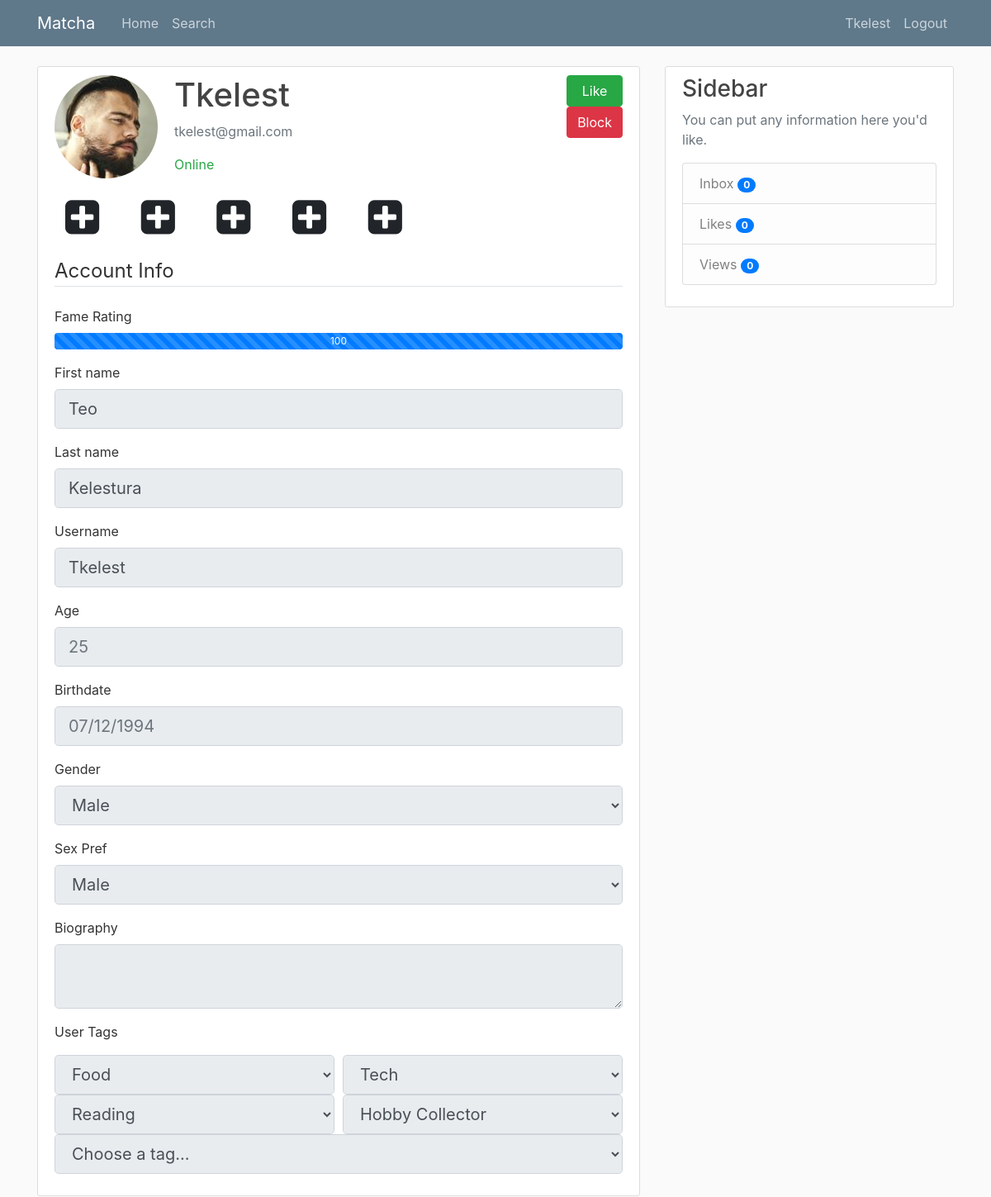
Before: /user/Tkelest (signed in) with the older database file.
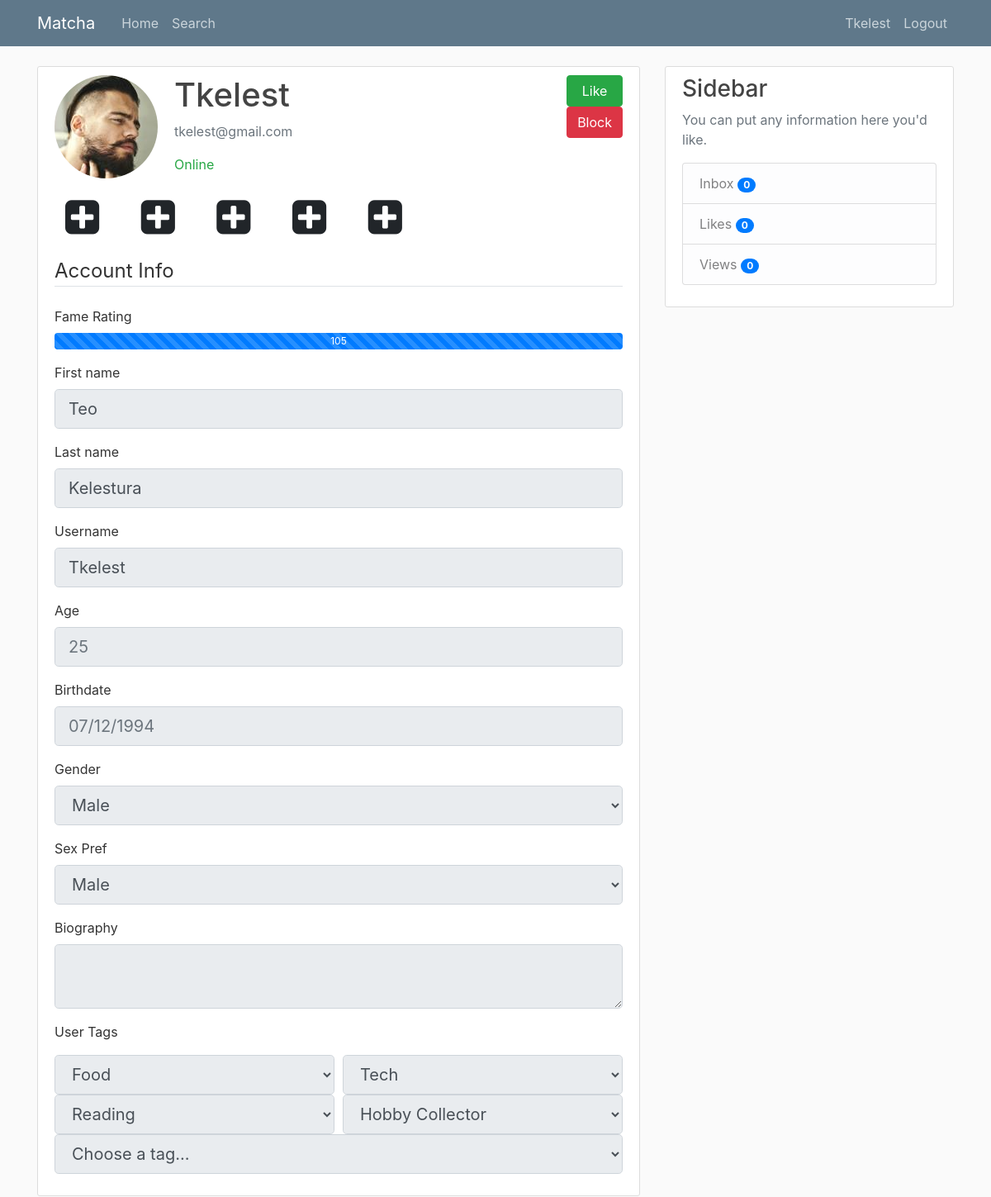
After: the same page with the newer database file.
### tables this page shows
CREATE TABLE users (
            user_id INTEGER PRIMARY KEY AUTOINCREMENT,
            firstname TEXT NOT NULL,
            lastname TEXT NOT NULL,
            age INTEGER NOT NULL,
            birthdate TEXT NOT NULL,
            username TEXT NOT NULL,
            email TEXT NOT NULL,
            password TEXT NOT NULL,
            gender TEXT NOT NULL,
            sexual_pref TEXT NULL,
            biography TEXT NULL,
            famerating INTEGER DEFAULT 100,
            image_file_p TEXT DEFAULT "default.jpg",
            image_file_1 TEXT NULL,
            image_file_2 TEXT NULL,
            image_file_3 TEXT NULL,
            image_file_4 TEXT NULL,
            image_file_5 TEXT NULL,
            geo_track TEXT DEFAULT "1",
            location_city TEXT NULL,
            location_region TEXT NULL,
            lat_data INTEGER NULL,
            long_data INTEGER NULL,
            last_seen TEXT NULL
            );

### matcha/routes.py (the view)
@app.route('/user/<username>', methods=['GET', 'POST'])
def user_profile(username):
    form = UpdateAccountForm()
    conn = sql.connect('matcha\\users.db')
    cur = conn.cursor()
    cur.execute("SELECT * FROM users WHERE username=:username", {'username': username})
    user = cur.fetchone()
    userClass = User(user[0], user[1], user[2], user[3], user[4], user[5], user[6],
                user[7], user[8], user[9], user[10], user[11], user[12], user[13],
                user[14], user[15], user[16], user[17], user[18],
                user[19], user[20], user[21], user[22], user[23])
    print ('++++++++++++++++++++++++++++++++++++ User Data=>',userClass)
    form.firstname.data     = userClass.firstname
    form.lastname.data      = userClass.lastname
    form.username.data      = userClass.username
    form.email.data         = userClass.email
    form.gender.data        = userClass.gender
    form.sexual_pref.data   = userClass.sexual_pref
    form.biography.data     = userClass.biography
    form.geo_tag.data       = userClass.geo_track
    cur.execute("SELECT * FROM tags WHERE user_id=:user_id", {'user_id': userClass.user_id})
    tags = cur.fetchall()
    form.user_tag1.data = tags[0][1]
    form.user_tag2.data = tags[1][1]
    form.user_tag3.data = tags[2][1]
    form.user_tag4.data = tags[3][1]
    form.user_tag5.data = tags[4][1]
    image_file_p = url_for('static', filename='profile_pics/' + userClass.image_file_p)
    image_file_1 = url_for('static', filename='profile_pics/' + userClass.image_file_1) if userClass.image_file_1 else None
    image_file_2 = url_for('static', filename='profile_pics/' + userClass.image_file_2) if userClass.image_file_2 else None
    image_file_3 = url_for('static', filename='profile_pics/' + userClass.image_file_3) if userClass.image_file_3 else None
    image_file_4 = url_for('static', filename='profile_pics/' + userClass.image_file_4) if userClass.image_file_4 else None
    image_file_5 = url_for('static', filename='profile_pics/' + userClass.image_file_5) if userClass.image_file_5 else None
    images = [image_file_1, image_file_2, image_file_3, image_file_4, image_file_5]
    cur.execute("SELECT * FROM userviews WHERE viewed_user=:viewed_user AND user_id=:user_id", \
                {'viewed_user': userClass.user_id, 'user_id': current_user.user_id })
    view_check = cur.fetchone()
    if not view_check:
        create_view(conn, cur, userClass.user_id, current_user.user_id)
    user_relation = []
    if check_match(conn, cur, userClass.user_id, current_user.user_id):
        user_relation = 'matched'
    else:
        user_relation = check_like_status(conn, cur, userClass.user_id, current_user.user_id)
    conn.close()
    return render_template('userprofile.html', title='User Profile', form=form, user=userClass, images=images, user_relation=user_relation)

### matcha/classes.py (called while the page is built)
    def __repr__(self):
        return "User('{}', '{}', '{}', '{}', '{}', '{}', '{}', '{}', '{}', '{}', '{}', {}, {}, {}, {}, {}, {}, {}, {}, {}, {}, {}, {}, {})".format(
        self.user_id, self.firstname, self.lastname, self.age, self.birthdate,
        self.username, self.email, self.password, self.gender, self.sexual_pref,
        self.biography, self.famerating, self.image_file_p, self.image_file_1,
        self.image_file_2, self.image_file_3, self.image_file_4, self.image_file_5,
        self.geo_track, self.location_city, self.location_region, self.lat_data,
        self.long_data, self.last_seen)

### matcha/dbfunctions.py (called while the page is built, shortened)
def check_match(conn, cur, user_id, current_user_id):
    with conn:
        cur.execute("""SELECT * FROM likes WHERE liked_user=:liked_user
                    AND user_id=:user_id""", {'liked_user': current_user_id, 'user_id': user_id})
        liked = cur.fetchone()
        cur.execute("""SELECT * FROM likes WHERE liked_user=:liked_user
                    AND user_id=:user_id""", {'liked_user': user_id, 'user_id': current_user_id})
        likee = cur.fetchone()
    if not liked:
        return (False)

### matcha/templates/userprofile.html (shortened to what the changed rows need)
{% extends "layout.html" %}
{% block content %}
    <div class="content-section">
        <div class="media">
            <img class="rounded-circle account-img" src="/static/profile_pics/{{ user.image_file_p }}">
            <div class="media-body">
                <h2 class="account-heading">{{ user.username }}</h2>
                <p class="text-secondary">{{ user.email }}</p>
                <p id="last_seen_load" class="text-secondary"></p>
            </div>
            <div class="text-center">
                {% if user_relation == 'matched' %}
                <div>
                    <a href="{{ url_for('unlike_func', user_id=user.user_id) }}" role="button" class="btn btn-warning">Unlike</a>
                </div>
                <div>
                    <a href="{{ url_for('report_user', username=user.username) }}" role="button" class="btn btn-block btn-outline-danger">Report</a>
                </div>
                {% elif user_relation == 'liked' %}
                <div>
                    <a href="{{ url_for('unlike_func', user_id=user.user_id) }}" role="button" class="btn btn-block btn-warning">Unlike</a>
                </div>
                {% elif user_relation == 'likee' %}
                <div>
                    <a href="{{ url_for('likes_func', user_id=user.user_id) }}" role="button" class="btn btn-block btn-success">Like Back</a>
                </div>
                {% else %}
                <div>
                </div>
                {% endif %}
                <div>
                </div>
            </div>
        </div>
        <form method="POST" action="" enctype="multipart/form-data">
            <fieldset class="form-group">
                <div class="mb-3">
                    <div class="progress" style="height: 20px;">
                    <div class="progress-bar progress-bar-striped" role="progressbar" style="width: 100%;" aria-valuenow="100" aria-valuemin="0" aria-valuemax="100">{{ user.famerating }}</div>
                </div>
                </div>
                <div class="form-group">
                    {{ form.firstname.label(class="form-control-label") }}
                    {% if form.firstname.errors %}
                        {{ form.firstname(class="form-control form-control-lg is-invalid", disabled="disabled") }}
                        <div class="invalid-feedback">
                            {% for error in form.firstname.errors %}
                                <span>{{ error }}</span>
                            {% endfor %}
                        </div>
                    {% else %}
                        {{ form.firstname(class="form-control form-control-lg", disabled="disabled") }}
                    {% endif %}
                </div>
                <div class="form-group">
                    {{ form.lastname.label(class="form-control-label") }}
                    {% if form.lastname.errors %}
                        {{ form.lastname(class="form-control form-control-lg is-invalid", disabled="disabled") }}
                        <div class="invalid-feedback">
                            {% for error in form.lastname.errors %}
                                <span>{{ error }}</span>
                            {% endfor %}
                        </div>
                    {% else %}
                        {{ form.lastname(class="form-control form-control-lg", disabled="disabled") }}
                    {% endif %}
                </div>
                <div class="form-group">
                    {{ form.username.label(class="form-control-label") }}
                    {% if form.username.errors %}
                        {{ form.username(class="form-control form-control-lg is-invalid", disabled="disabled") }}
                        <div class="invalid-feedback">
                            {% for error in form.username.errors %}
                                <span>{{ error }}</span>
                            {% endfor %}
                        </div>
                    {% else %}
                        {{ form.username(class="form-control form-control-lg", disabled="disabled") }}
                    {% endif %}
                </div>
                <div class="form-group">
                    <label class="form-control-label">Age</label>
                    <input class="form-control form-control-lg" type="text" placeholder="{{ user.age }}" readonly>
                </div>
                <div class="form-group">
                    <label class="form-control-label">Birthdate</label>
                    <input class="form-control form-control-lg" type="text" placeholder="{{ user.birthdate }}" readonly>
                </div>
                <div class="form-group">
                    {{ form.gender.label(class="form-control-label") }}
                    {% if form.gender.errors %}
                    {{ form.gender(class="form-control form-control-lg is-invalid", disabled="disabled") }}
                    <div class="invalid-feedback">
                        {% for error in form.gender.errors %}
                            <span>{{ error }}</span>
                        {% endfor %}
                    </div>
                {% else %}
                    {{ form.gender(class="form-control form-control-lg", disabled="disabled") }}
                {% endif %}
                </div>
                <div class="form-group">
                    {{ form.sexual_pref.label(class="form-control-label") }}
                    {% if form.sexual_pref.errors %}
                    {{ form.sexual_pref(class="form-control form-control-lg is-invalid", disabled="disabled") }}
                    <div class="invalid-feedback">
                        {% for error in form.sexual_pref.errors %}
                            <span>{{ error }}</span>
                        {% endfor %}
                    </div>
                {% else %}
                    {{ form.sexual_pref(class="form-control form-control-lg", disabled="disabled") }}
                {% endif %}
                </div>
                <div class="form-group">
                    {{ form.biography.label(class="form-control-label") }}
                    {% if form.biography.errors %}
                        {{ form.biography(class="form-control form-control-lg is-invalid") }}
                        <div class="invalid-feedback">
                            {% for error in form.biography.errors %}
                                <span>{{ error }}</span>
                            {% endfor %}
                        </div>
                    {% else %}
                        {{ form.biography(class="form-control form-control-lg", disabled="disabled") }}
                    {% endif %}
                </div>
            </fieldset>
        </form>
    </div>
{% endblock content %}

### matcha/templates/layout.html (shortened to what this page needs)
<!DOCTYPE html>
<html lang="en">
<head>
    <link rel="stylesheet" href="https://stackpath.bootstrapcdn.com/bootstrap/4.3.1/css/bootstrap.min.css">
    <link rel="stylesheet" type="text/css" href="{{ url_for('static', filename='main.css') }}">
    <link rel="stylesheet" href="https://cdnjs.cloudflare.com/ajax/libs/font-awesome/4.7.0/css/font-awesome.min.css">
</head>
<body>
    <header class="site-header">
        <nav class="navbar navbar-expand-md navbar-dark bg-steel fixed-top">
            <div class="container">
                <a class="navbar-brand mr-4" href="/">Matcha</a>
                <div class="collapse navbar-collapse" id="navbarToggle">
                    <div class="navbar-nav mr-auto">
                        {% if current_user.is_authenticated %}
                        <a class="nav-item nav-link" href="{{ url_for('home') }}">Home</a>
                        <a class="nav-item nav-link" href="{{ url_for('search') }}">Search</a>
                        {% else %}
                        <a class="nav-item nav-link" href="{{ url_for('home') }}">Home</a>
                        <a class="nav-item nav-link" href="{{ url_for('about') }}">About</a>
                        {% endif %}
                    </div>
                    <div class="navbar-nav">
                        {% if current_user.is_authenticated %}
                            <a class="nav-item nav-link" href="{{ url_for('account') }}">{{ current_user.username }}</a>
                            <a class="nav-item nav-link align-middle" href="{{ url_for('logout') }}">Logout</a>
                        {% else %}
                            <a class="nav-item nav-link" href="{{ url_for('register') }}">Register</a>
                            <a class="nav-item nav-link" href="{{ url_for('login') }}">Login</a>
                        {% endif %}
                    </div>
                </div>
            </div>
        </nav>
    </header>
    <main role="main" class="container">
        <div class="row">
            <div class="col-md-8">
                {% block content %}{% endblock %}
            </div>
            {% if current_user.is_authenticated %}
            <div class="col-md-4">
                <div class="content-section">
                    <h3>Sidebar</h3>
                    <p class='text-muted'>You can put any information here you'd like.
                    <ul class="list-group">
                        <a href="{{ url_for('inbox') }}" class="list-group-item list-group-item-light">Inbox
                            <span id="inbox_count" class="badge badge-pill badge-primary"></span>
                        </a>
                        <a href="{{ url_for('likes') }}" class="list-group-item list-group-item-light">Likes
                            {% set new_messages = current_user.age %}
                            <span id="likes_count" class="badge badge-pill badge-primary"></span>
                        </a>
                        <a href="{{ url_for('views') }}" class="list-group-item list-group-item-light">Views
                            <span id="views_count" class="badge badge-pill badge-primary"></span>
                        </a>
                    </ul>
                    </p>
                </div>
            </div>
            {% endif %}
        </div>
    </main>
</body>
</html>

Changed rows visible on the page:
changed users "Tkelest": famerating "100" → "105"
